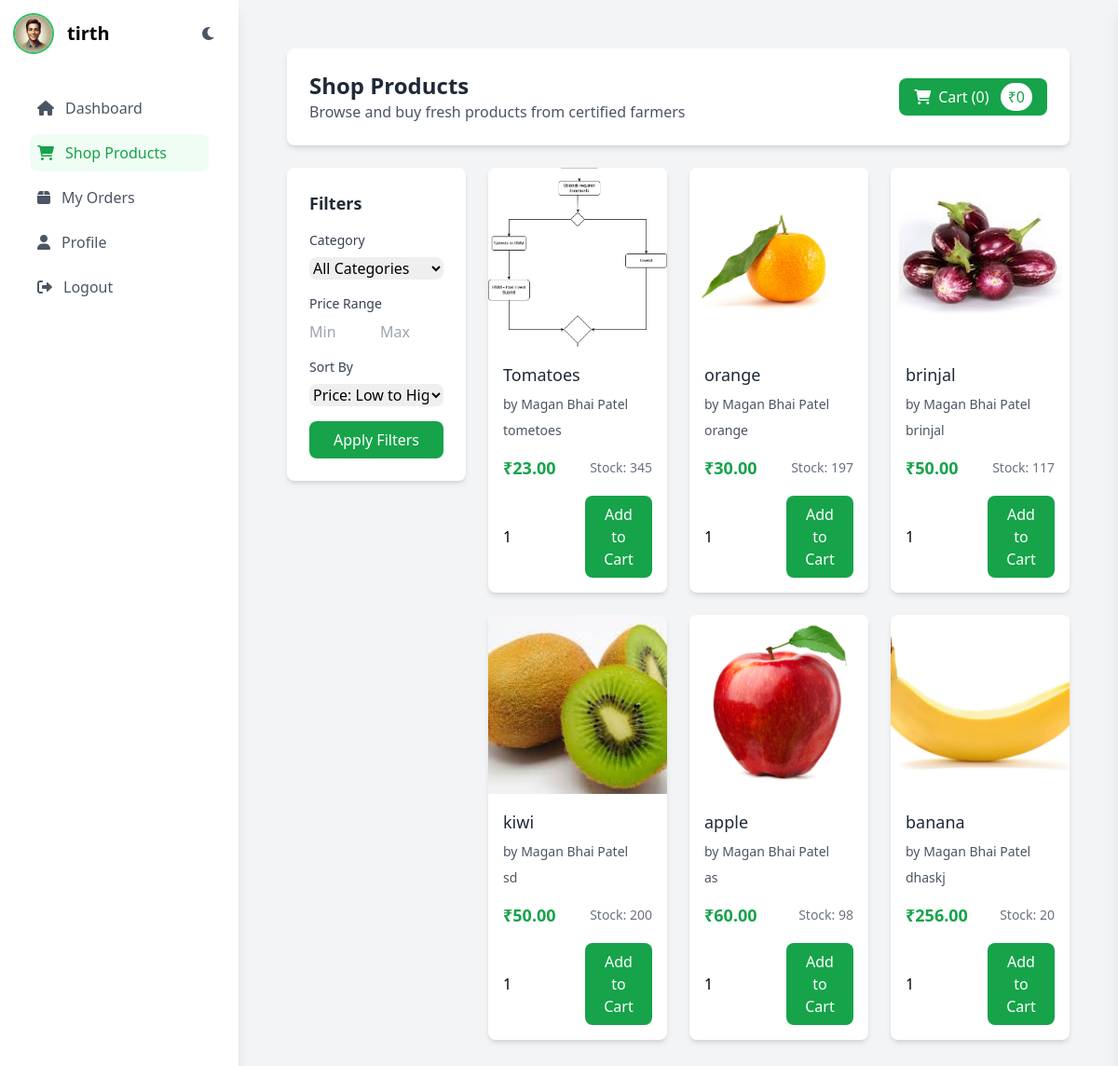
The page /shop/ (signed in) on the database its author committed.
### api/models.py (models this page shows, shortened)
class User(AbstractBaseUser, PermissionsMixin):
    ROLE_CHOICES = [
        ('Farmer', 'Farmer'),
        ('Customer', 'Customer'),
        ('Admin', 'Admin'),
        ('Verifier', 'Verifier'),
    ]
    user_id = models.AutoField(primary_key=True)
    full_name = models.CharField(max_length=100)
    email = models.EmailField(unique=True)
    phone_number = models.CharField(max_length=15)
    role = models.CharField(max_length=10, choices=ROLE_CHOICES, default='Customer')
    is_active = models.BooleanField(default=True)
    is_staff = models.BooleanField(default=False)
    objects = UserManager()
    USERNAME_FIELD = 'email'
    REQUIRED_FIELDS = ['full_name', 'phone_number']

class CustomerProfile(models.Model):
    user = models.OneToOneField(User, on_delete=models.CASCADE, related_name='customer_profile')
    photo = models.ImageField(upload_to='profile_photos/', null=True, blank=True)
    phone_number = models.CharField(max_length=15, blank=True)
    address = models.TextField(blank=True)
    created_at = models.DateTimeField(auto_now_add=True)
    updated_at = models.DateTimeField(auto_now=True)
    class Meta:
        verbose_name = 'Customer Profile'
        verbose_name_plural = 'Customer Profiles'

class Product(models.Model):
    product_id = models.AutoField(primary_key=True)
    farmer = models.ForeignKey(FarmerProfile, on_delete=models.CASCADE)
    category = models.ForeignKey(Category, on_delete=models.CASCADE)
    product_name = models.CharField(max_length=100)
    description = models.TextField()
    price = models.DecimalField(max_digits=10, decimal_places=2)
    stock = models.PositiveIntegerField()
    image = models.ImageField(upload_to='products/')
    qr_code = models.ImageField(upload_to='qr_codes/', blank=True, null=True)
    created_at = models.DateTimeField(auto_now_add=True)

class FarmerProfile(models.Model):
    user = models.OneToOneField(User, on_delete=models.CASCADE)
    address = models.TextField()
    city = models.CharField(max_length=100)
    state = models.CharField(max_length=100)
    pincode = models.CharField(max_length=10)

### api/views.py (the view)
# urls.py: path('shop/', views.shop_products, name='shop_products'),
@login_required
def shop_products(request):
    if request.user.role != 'Customer':
        messages.error(request, 'Only customers can access the shop.')
        return redirect('home')
    products = Product.objects.all().select_related('farmer__user', 'category')
    category = request.GET.get('category')
    sort = request.GET.get('sort', 'price')  # Default sort by price
    min_price = request.GET.get('min_price')
    max_price = request.GET.get('max_price')
    if category:
        products = products.filter(category_id=category)
    if min_price:
        products = products.filter(price__gte=min_price)
    if max_price:
        products = products.filter(price__lte=max_price)
    products = products.order_by(sort)
    cart_items = []
    cart_total = 0
    if request.user.is_authenticated:
        cart_items = OrderItem.objects.filter(
            order__customer=request.user,
            order__order_status='Cart'
        ).select_related('product')
        cart_total = sum(item.product.price * item.quantity for item in cart_items)
    context = {
        'products': products,
        'categories': Category.objects.all(),
        'cart_items': cart_items,
        'cart_total': cart_total,
    }
    return render(request, 'customer/shop_products.html', context)

### templates/customer/shop_products.html (shortened to what this page needs)
{% extends 'customer/customer_base.html' %}
{% load static %}
{% load custom_filters %}
{% block content %}
<div class="flex flex-col p-5">
    <div class="bg-white rounded-lg shadow-md p-6 mb-6">
        <div class="flex items-center justify-between">
            <div>
                <h1 class="text-2xl font-semibold text-gray-800">Shop Products</h1>
                <p class="text-gray-600">Browse and buy fresh products from certified farmers</p>
            </div>
            <div class="relative">
                <button id="cartButton" class="bg-green-600 text-white px-4 py-2 rounded-lg hover:bg-green-700 transition-colors">
                    <i class="fas fa-shopping-cart mr-2"></i>Cart ({{ cart_items|length }})
                    <span class="ml-2 bg-white text-green-600 px-2 py-1 rounded-full">₹{{ cart_total }}</span>
                </button>
            </div>
        </div>
    </div>
    <div class="grid grid-cols-1 lg:grid-cols-4 gap-6">
        <div class="lg:col-span-1">
            <div class="bg-white rounded-lg shadow-md p-6">
                <h2 class="text-lg font-semibold text-gray-800 mb-4">Filters</h2>
                <form method="get" class="space-y-4">
                    <div>
                        <label class="block text-sm font-medium text-gray-700 mb-2">Category</label>
                        <select name="category" class="w-full rounded-lg border-gray-300">
                            <option value="">All Categories</option>
                        </select>
                    </div>
                    <div>
                        <label class="block text-sm font-medium text-gray-700 mb-2">Price Range</label>
                        <div class="grid grid-cols-2 gap-2">
                            <input type="number" name="min_price" placeholder="Min" value="{{ request.GET.min_price }}"
                                   class="w-full rounded-lg border-gray-300" min="0">
                            <input type="number" name="max_price" placeholder="Max" value="{{ request.GET.max_price }}"
                                   class="w-full rounded-lg border-gray-300" min="0">
                        </div>
                    </div>
                    <div>
                        <label class="block text-sm font-medium text-gray-700 mb-2">Sort By</label>
                        <select name="sort" class="w-full rounded-lg border-gray-300">
                            <option value="price" {% if request.GET.sort == 'price' %}selected{% endif %}>Price: Low to High</option>
                        </select>
                    </div>
                    <button type="submit" class="w-full bg-green-600 text-white px-4 py-2 rounded-lg hover:bg-green-700 transition-colors">
                        Apply Filters
                    </button>
                </form>
            </div>
        </div>
        <div class="lg:col-span-3">
            <div class="grid grid-cols-1 md:grid-cols-2 lg:grid-cols-3 gap-6">
                {% for product in products %}
                <div class="bg-white rounded-lg shadow-md overflow-hidden">
                    <img src="{{ product.image.url }}" alt="{{ product.product_name }}" class="w-full h-48 object-cover">
                    <div class="p-4">
                        <div class="flex justify-between items-start mb-2">
                            <h3 class="text-lg font-medium text-gray-800">{{ product.product_name }}</h3>
                        </div>
                        <p class="text-sm text-gray-600 mb-2">by {{ product.farmer.user.full_name }}</p>
                        <p class="text-sm text-gray-600 mb-4">{{ product.description|truncatechars:100 }}</p>
                        <div class="flex justify-between items-center">
                            <span class="text-lg font-bold text-green-600">₹{{ product.price }}</span>
                            <span class="text-sm text-gray-500">Stock: {{ product.stock }}</span>
                        </div>
                        {% if product.stock > 0 %}
                        <form method="post" action="{% url 'add_to_cart' product.product_id %}" class="mt-4">
                            <div class="flex gap-2">
                                <input type="number" name="quantity" value="1" min="1" max="{{ product.stock }}"
                                       class="w-20 rounded-lg border-gray-300">
                                <button type="submit" class="flex-1 bg-green-600 text-white px-4 py-2 rounded-lg hover:bg-green-700 transition-colors">
                                    Add to Cart
                                </button>
                            </div>
                        </form>
                        {% else %}
                        <button disabled class="w-full mt-4 bg-gray-300 text-gray-500 px-4 py-2 rounded-lg cursor-not-allowed">
                            Out of Stock
                        </button>
                        {% endif %}
                    </div>
                </div>
                {% empty %}
                <div class="col-span-full text-center py-8">
                    <p class="text-gray-500">No products found matching your criteria.</p>
                </div>
                {% endfor %}
            </div>
        </div>
    </div>
</div>
{% endblock %}

### templates/customer/customer_base.html (shortened to what this page needs)
<!DOCTYPE html>
<html lang="en" class="light">
<head>
    <script src="https://cdn.tailwindcss.com"></script>
    <link rel="stylesheet" href="https://cdnjs.cloudflare.com/ajax/libs/font-awesome/6.0.0/css/all.min.css">
</head>
<body class="bg-gray-100 dark:bg-gray-900 transition-colors duration-300">
    <div class="flex min-h-screen">
        <div class="w-64 bg-white dark:bg-gray-800 p-4 shadow-lg transition-colors duration-300">
            <div class="flex items-center justify-between mb-6">
                <div class="flex items-center">
                    {% if user.customer_profile.photo %}
                        <img src="{{ user.customer_profile.photo.url }}" alt="User Avatar" class="w-10 h-10 rounded-full object-cover ring-2 ring-green-500">
                    {% else %}
                        <img src="/media/profile_photos/default.jpg" alt="Default Avatar" class="w-10 h-10 rounded-full object-cover ring-2 ring-green-500">
                    {% endif %}
                    <span class="text-xl font-semibold ml-4 dark:text-white">{{ user.full_name }}</span>
                </div>
                <button id="theme-toggle" class="theme-toggle p-2 rounded-full hover:bg-gray-100 dark:hover:bg-gray-700">
                    <i class="fas fa-moon dark:hidden text-gray-600"></i>
                </button>
            </div>
            <nav class="flex-1 p-4">
                <ul class="space-y-2">
                    <li>
                        <a href="{% url 'customer_dashboard' %}"
                           class="sidebar-link flex items-center p-2 rounded-lg {% if request.resolver_match.url_name == 'customer_dashboard' %}bg-green-50 text-green-600 dark:bg-green-900/20 dark:text-green-400{% else %}text-gray-600 dark:text-gray-300 hover:bg-gray-50 dark:hover:bg-gray-700{% endif %}">
                            <i class="fas fa-home mr-3"></i>
                            <span>Dashboard</span>
                        </a>
                    </li>
                    <li>
                        <a href="{% url 'shop_products' %}"
                           class="sidebar-link flex items-center p-2 rounded-lg {% if request.resolver_match.url_name == 'shop_products' %}bg-green-50 text-green-600 dark:bg-green-900/20 dark:text-green-400{% else %}text-gray-600 dark:text-gray-300 hover:bg-gray-50 dark:hover:bg-gray-700{% endif %}">
                            <i class="fas fa-shopping-cart mr-3"></i>
                            <span>Shop Products</span>
                        </a>
                    </li>
                    <li>
                        <a href="{% url 'customer_orders' %}"
                           class="sidebar-link flex items-center p-2 rounded-lg {% if request.resolver_match.url_name == 'customer_orders' %}bg-green-50 text-green-600 dark:bg-green-900/20 dark:text-green-400{% else %}text-gray-600 dark:text-gray-300 hover:bg-gray-50 dark:hover:bg-gray-700{% endif %}">
                            <i class="fas fa-box mr-3"></i>
                            <span>My Orders</span>
                        </a>
                    </li>
                    <li>
                        <a href="{% url 'customer_profile' %}"
                           class="sidebar-link flex items-center p-2 rounded-lg {% if request.resolver_match.url_name == 'customer_profile' %}bg-green-50 text-green-600 dark:bg-green-900/20 dark:text-green-400{% else %}text-gray-600 dark:text-gray-300 hover:bg-gray-50 dark:hover:bg-gray-700{% endif %}">
                            <i class="fas fa-user mr-3"></i>
                            <span>Profile</span>
                        </a>
                    </li>
                    <li>
                        <a href="{% url 'logout' %}"
                           class="sidebar-link flex items-center p-2 text-gray-600 dark:text-gray-300 hover:bg-gray-50 dark:hover:bg-gray-700 rounded-lg">
                            <i class="fas fa-sign-out-alt mr-3"></i>
                            <span>Logout</span>
                        </a>
                    </li>
                </ul>
            </nav>
        </div>
        <div class="flex-1">
            <div class="p-8">
                {% block content %}
                {% endblock %}
            </div>
        </div>
    </div>
</body>
</html>

### templates/customer/customer_base.html (style rules this page uses)
.sidebar-link { transition: all 0.3s ease; position: relative; overflow: hidden; }
.sidebar-link::before { content: ''; position: absolute; left: 0; top: 0; height: 100%; width: 0; background-color: rgba(34, 197, 94, 0.1); transition: width 0.3s ease; }
.theme-toggle { transition: transform 0.3s ease; }

### rows shown on the page
User: customer_profile.photo (picture), full_name "tirth"
Product: image (picture), product_name "Tomatoes", farmer.user.full_name "Magan Bhai Patel", description "tometoes", price "23.00", stock "345"
Product: image (picture), product_name "orange", farmer.user.full_name "Magan Bhai Patel", description "orange", price "30.00", stock "197"
Product: image (picture), product_name "brinjal", farmer.user.full_name "Magan Bhai Patel", description "brinjal", price "50.00", stock "117"
Product: image (picture), product_name "kiwi", farmer.user.full_name "Magan Bhai Patel", description "sd", price "50.00", stock "200"
Product: image (picture), product_name "apple", farmer.user.full_name "Magan Bhai Patel", description "as", price "60.00", stock "98"
Product: image (picture), product_name "banana", farmer.user.full_name "Magan Bhai Patel", description "dhaskj", price "256.00", stock "20"

### other values the page prints
{{ cart_items|length }} "0"
{{ cart_total }} "0"
